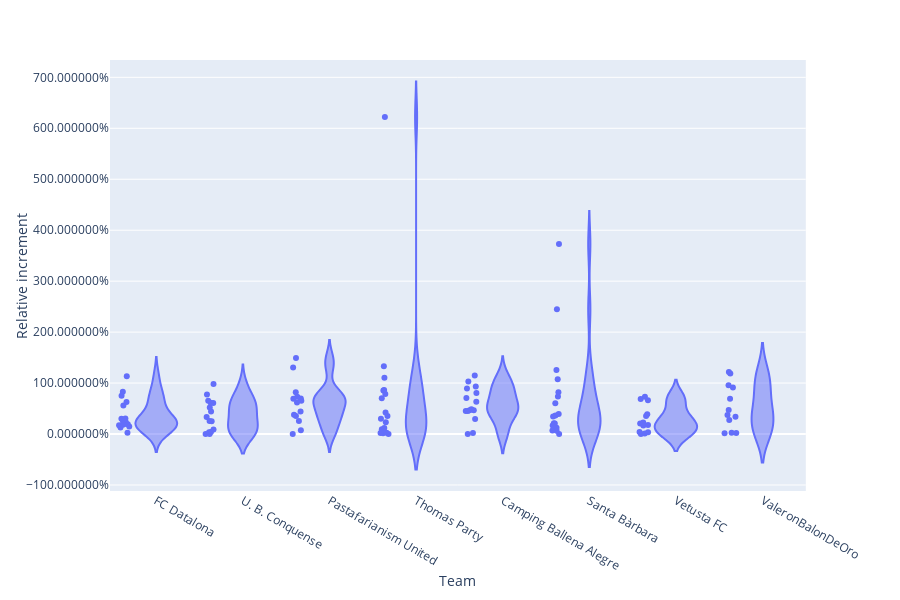

Write notebook code for a chart like this one.
### Code cell
fig = px.violin(player_transfers, y="relative_increment", x="team", points="all", hover_name="player")
fig.update_yaxes(title_text='Relative increment', tickformat='%')
fig.update_xaxes(title_text='Team')
fig.show()

### Figure 1 — Plotly figure (JSON) as saved in the notebook; plotly's stock layout.template omitted (floating-point values rounded to 4 significant figures)
{"data": [{"alignmentgroup": "True", "box": {"visible": false}, "hoverlabel": {"namelength": 0}, "hovertemplate": "<b>%{hovertext}</b><br><br>team=%{x}<br>relative_increment=%{y}", "hovertext": ["Ter Stegen", "Neto", "Sergi Roberto", "Hugo Mallo", "Ferland Mendy", "Raíllo", "Pere Pons", "Rubén Pérez", "Vitolo", "Lucas Vázquez", "Roque Mesa", "Barrenetxea", "Fede Valverde", "Borja Iglesias", "Vinícius", "Dembélé", "Rubén Blanco", "Zaldua", "Rubén Duarte", "Joan Sastre", "Javi López", "Odriozola", "Mathías Olivera", "Portillo", "Camarasa", "Fran Beltrán", "Riqui Puig", "Messi", "Rodrigo", "Gameiro", "Sobrino", "Cillessen", "Yuri", "Alberto Moreno", "Germán Sánchez", "Arbilla", "Rodrigo Ely", "Francis", "Campaña", "Yokuslu", "Szymanowski", "Pione Sisto", "Iago Aspas", "Williams", "Gerard Moreno", "Vaclík", "Oier Olazábal", "Varane", "Djené", "Pedraza", "Felipe Monteiro", "Renan Lodi", "Sidnei", "Aridane Hernández", "Todibo", "James Rodríguez", "Óliver Torres", "Iturraspe", "Portu", "Santi Mina", "Luuk de Jong", "Nolito", "Sergio Álvarez", "Siovas", "Damián Suárez", "Coke", "Mario Gaspar", "Orellana", "Saúl", "Banega", "William Carvalho", "Granero", "Kang-in Lee", "Recio", "Ekambi", "Wu Lei", "Matías Vargas", "Manolo Reina", "Ximo Navarro", "David López", "David Costas", "José Antonio Martínez", "Frenkie de Jong", "Koke", "Marc Roca", "Arthur", "Ferrán Torres", "Aleña", "Ángel Rodríguez", "Sandro", "Sergi Guardiola", "Malcom", "De Blasis", "Beauvue", "Herrerín", "Garay", "Yeray", "Diego Llorente", "Piccini", "Capa", "Cabaco", "Aleix Febas", "Cáseres", "Willian José", "Lucas Pérez", "Lucas Ocampos", "Lago Junior", "Rubén", "Wass", "Rosales", "Diakhaby", "Kroos", "Bardhi", "Salva Sevilla", "Vesga", "Sergi Enrich", "Sergio León", "Quique González", "Guidetti"], "legendgroup": "", "marker": {"color": "#636efa"}, "name": "", "offsetgroup": "", "orientation": "v", "points": "all", "scalegroup": "True", "showlegend": false, "type": "violin", "x": ["FC Datalona", "FC Datalona", "FC Datalona", "FC Datalona", "FC Datalona", "FC Datalona", "FC Datalona", "FC Datalona", "FC Datalona", "FC Datalona", "FC Datalona", "FC Datalona", "FC Datalona", "FC Datalona", "FC Datalona", "FC Datalona", "U. B. Conquense", "U. B. Conquense", "U. B. Conquense", "U. B. Conquense", "U. B. Conquense", "U. B. Conquense", "U. B. Conquense", "U. B. Conquense", "U. B. Conquense", "U. B. Conquense", "U. B. Conquense", "U. B. Conquense", "U. B. Conquense", "U. B. Conquense", "U. B. Conquense", "Pastafarianism United", "Pastafarianism United", "Pastafarianism United", "Pastafarianism United", "Pastafarianism United", "Pastafarianism United", "Pastafarianism United", "Pastafarianism United", "Pastafarianism United", "Pastafarianism United", "Pastafarianism United", "Pastafarianism United", "Pastafarianism United", "Pastafarianism United", "Thomas Party", "Thomas Party", "Thomas Party", "Thomas Party", "Thomas Party", "Thomas Party", "Thomas Party", "Thomas Party", "Thomas Party", "Thomas Party", "Thomas Party", "Thomas Party", "Thomas Party", "Thomas Party", "Thomas Party", "Thomas Party", "Thomas Party", "Camping Ballena Alegre", "Camping Ballena Alegre", "Camping Ballena Alegre", "Camping Ballena Alegre", "Camping Ballena Alegre", "Camping Ballena Alegre", "Camping Ballena Alegre", "Camping Ballena Alegre", "Camping Ballena Alegre", "Camping Ballena Alegre", "Camping Ballena Alegre", "Camping Ballena Alegre", "Camping Ballena Alegre", "Camping Ballena Alegre", "Camping Ballena Alegre", "Santa Bàrbara", "Santa Bàrbara", "Santa Bàrbara", "Santa Bàrbara", "Santa Bàrbara", "Santa Bàrbara", "Santa Bàrbara", "Santa Bàrbara", "Santa Bàrbara", "Santa Bàrbara", "Santa Bàrbara", "Santa Bàrbara", "Santa Bàrbara", "Santa Bàrbara", "Santa Bàrbara", "Santa Bàrbara", "Santa Bàrbara", "Vetusta FC", "Vetusta FC", "Vetusta FC", "Vetusta FC", "Vetusta FC", "Vetusta FC", "Vetusta FC", "Vetusta FC", "Vetusta FC", "Vetusta FC", "Vetusta FC", "Vetusta FC", "Vetusta FC", "ValeronBalonDeOro", "ValeronBalonDeOro", "ValeronBalonDeOro", "ValeronBalonDeOro", "ValeronBalonDeOro", "ValeronBalonDeOro", "ValeronBalonDeOro", "ValeronBalonDeOro", "ValeronBalonDeOro", "ValeronBalonDeOro", "ValeronBalonDeOro", "ValeronBalonDeOro"], "x0": " ", "xaxis": "x", "y": [0.2302, 0.1294, 0.5617, 0.7508, 1.134, 0.02284, 0.1712, 0.1818, 0.8317, 0.1952, 0.1484, 0.6289, 0.2981, 0.246, 0.1922, 0.3035, 0.2496, 0.9796, 0.03571, 0.2568, 0.4426, 0.09091, 0.6522, 0.7778, 0.614, 0.04167, 0, 0.6108, 0.5225, 0.3353, 0, 0.6965, 1.305, 0.442, 0.379, 0.6945, 0.7333, 0.00034, 0.6206, 0.354, 1.492, 0.07193, 0.2547, 0.6525, 0.8184, 0.8619, 6.222, 1.104, 1.329, 0.2977, 0.856, 0.3559, 0.09524, 0.02326, 0.01333, 0.2299, 0.7857, 0, 0.1205, 0.6998, 0.4214, 0.02198, 0.0006667, 0.8914, 1.029, 0.8028, 0.2938, 0.6332, 0.9332, 0.4658, 1.147, 0.4538, 0.4537, 0.4865, 0.4681, 0.7054, 0.01894, 0.1238, 1.254, 0.2076, 3.73, 0, 0.3661, 0.8179, 0.3463, 1.074, 0.6055, 2.447, 0.212, 0.3922, 0.06936, 0.1667, 0.0625, 0.7357, 0.3901, 0.7293, 0.662, 0.3553, 0.0396, 0.177, 0.1667, 0.6875, 0, 0.208, 0.01208, 0.2242, 0.0346, 0.3402, 0.3712, 1.217, 0.01471, 1.188, 0.9549, 0.02041, 0.2778, 0.9136, 0.6923, 0.02632, 0.4733], "y0": " ", "yaxis": "y"}], "layout": {"height": 600, "legend": {"tracegroupgap": 0}, "margin": {"t": 60}, "violinmode": "group", "xaxis": {"anchor": "y", "domain": [0, 0.98], "title": {"text": "Team"}}, "yaxis": {"anchor": "x", "domain": [0, 1], "tickformat": "%", "title": {"text": "Relative increment"}}}}
